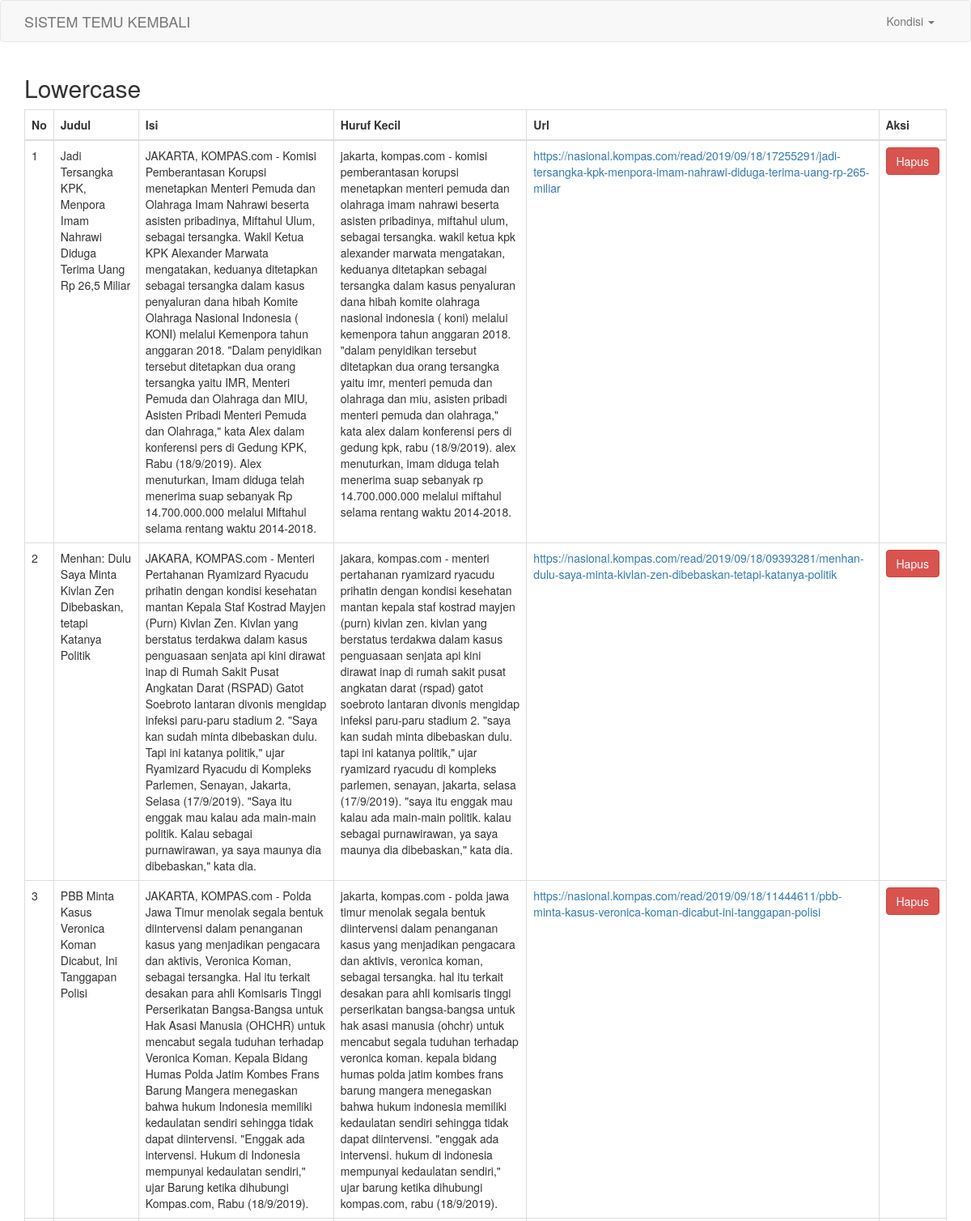
The page /lowercase.php (upper part) on the database its author committed.
### tables this page shows
CREATE TABLE `artikel` (
  `id` int(11) NOT NULL,
  `judul` varchar(100) NOT NULL,
  `isi` text NOT NULL,
  `url` varchar(250) NOT NULL
);

### lowercase.php (the view, shortened to what this page needs)
<?php
include 'koneksi.php';
include 'header.php';
?>
<!DOCTYPE html>
<html>
<head>
</head>
<body>
<section class="container">
<h2>Lowercase</h2>
<table class="table table-bordered">
	<thead>
		<tr>
			<th>No</th>
			<th>Judul</th>
			<th>Isi</th>
            <th>Huruf Kecil</th>
			<th>Url</th>
			<th>Aksi</th>
		</tr>
	</thead>
	<tbody>
	        <?php $nomor=1; ?>
			<?php $ambil=$koneksi->query("SELECT * from artikel"); ?>
			<?php while ($pecah = $ambil->fetch_assoc()){ ?>
		<tr>
			<td><?php echo $nomor; ?></td>
			<td><?php echo $pecah['judul']; ?></td>
			<td><?php echo $pecah['isi']; ?></td>
            <td><?php echo $kecil = strtolower($pecah['isi']); ?></td>
			<td>
				<a href="">
				<?php echo $pecah['url']; ?>
				</a>
			</td>
			<td>
				<a href="tabel.php?halaman=hapus&id=<?php echo $pecah['id']; ?>" class="btn btn-danger"> Hapus</a>
			</td>
		</tr>
		<?php $nomor++; ?>
		<?php } ?>
	</tbody>
</table>
</section>
</body>
</html>

### rows shown on the page
artikel: judul "Jadi Tersangka KPK, Menpora Imam Nahrawi Diduga Terima Uang Rp 26,5 Miliar", isi "JAKARTA, KOMPAS.com - Komisi Pemberantasan Korupsi menetapkan Menteri Pemuda dan Olahraga Imam Nahrawi beserta asisten pribadinya, Miftahul Ulum, sebagai tersangka. Wakil Ketua KPK Alexander Marwata mengatakan, keduanya ditetapkan sebagai tersangka dalam kasus penyaluran dana hibah Komite Olahraga Nasional Indonesia ( KONI) melalui Kemenpora tahun anggaran 2018. \"Dalam penyidikan tersebut ditetapkan dua orang tersangka yaitu IMR, Menteri Pemuda dan Olahraga dan MIU, Asisten Pribadi Menteri Pemuda dan Olahraga,\" kata Alex dalam konferensi pers di Gedung KPK, Rabu (18/9/2019). Alex menuturkan, Imam diduga telah menerima suap sebanyak Rp 14.700.000.000 melalui Miftahul selama rentang waktu…", isi "jakarta, kompas.com - komisi pemberantasan korupsi menetapkan menteri pemuda dan olahraga imam nahrawi beserta asisten pribadinya, miftahul ulum, sebagai tersangka. wakil ketua kpk alexander marwata mengatakan, keduanya ditetapkan sebagai tersangka dalam kasus penyaluran dana hibah komite olahraga nasional indonesia ( koni) melalui kemenpora tahun anggaran 2018. \"dalam penyidikan tersebut ditetapkan dua orang tersangka yaitu imr, menteri pemuda dan olahraga dan miu, asisten pribadi menteri pemuda dan olahraga,\" kata alex dalam konferensi pers di gedung kpk, rabu (18/9/2019). alex menuturkan, imam diduga telah menerima suap sebanyak rp 14.700.000.000 melalui miftahul selama rentang waktu…", url "https://nasional.kompas.com/read/2019/09/18/17255291/jadi-tersangka-kpk-menpora-imam-nahrawi-diduga-terima-uang-rp-265-miliar"
artikel: judul "Menhan: Dulu Saya Minta Kivlan Zen Dibebaskan, tetapi Katanya Politik", isi "JAKARA, KOMPAS.com - Menteri Pertahanan Ryamizard Ryacudu prihatin dengan kondisi kesehatan mantan Kepala Staf Kostrad Mayjen (Purn) Kivlan Zen. Kivlan yang berstatus terdakwa dalam kasus penguasaan senjata api kini dirawat inap di Rumah Sakit Pusat Angkatan Darat (RSPAD) Gatot Soebroto lantaran divonis mengidap infeksi paru-paru stadium 2. \"Saya kan sudah minta dibebaskan dulu. Tapi ini katanya politik,\" ujar Ryamizard Ryacudu di Kompleks Parlemen, Senayan, Jakarta, Selasa (17/9/2019). \"Saya itu enggak mau kalau ada main-main politik. Kalau sebagai purnawirawan, ya saya maunya dia dibebaskan,\" kata dia.", isi "jakara, kompas.com - menteri pertahanan ryamizard ryacudu prihatin dengan kondisi kesehatan mantan kepala staf kostrad mayjen (purn) kivlan zen. kivlan yang berstatus terdakwa dalam kasus penguasaan senjata api kini dirawat inap di rumah sakit pusat angkatan darat (rspad) gatot soebroto lantaran divonis mengidap infeksi paru-paru stadium 2. \"saya kan sudah minta dibebaskan dulu. tapi ini katanya politik,\" ujar ryamizard ryacudu di kompleks parlemen, senayan, jakarta, selasa (17/9/2019). \"saya itu enggak mau kalau ada main-main politik. kalau sebagai purnawirawan, ya saya maunya dia dibebaskan,\" kata dia.", url "https://nasional.kompas.com/read/2019/09/18/09393281/menhan-dulu-saya-minta-kivlan-zen-dibebaskan-tetapi-katanya-politik"
artikel: judul "PBB Minta Kasus Veronica Koman Dicabut, Ini Tanggapan Polisi", isi "JAKARTA, KOMPAS.com - Polda Jawa Timur menolak segala bentuk diintervensi dalam penanganan kasus yang menjadikan pengacara dan aktivis, Veronica Koman, sebagai tersangka. Hal itu terkait desakan para ahli Komisaris Tinggi Perserikatan Bangsa-Bangsa untuk Hak Asasi Manusia (OHCHR) untuk mencabut segala tuduhan terhadap Veronica Koman. Kepala Bidang Humas Polda Jatim Kombes Frans Barung Mangera menegaskan bahwa hukum Indonesia memiliki kedaulatan sendiri sehingga tidak dapat diintervensi. \"Enggak ada intervensi. Hukum di Indonesia mempunyai kedaulatan sendiri,\" ujar Barung ketika dihubungi Kompas.com, Rabu (18/9/2019).", isi "jakarta, kompas.com - polda jawa timur menolak segala bentuk diintervensi dalam penanganan kasus yang menjadikan pengacara dan aktivis, veronica koman, sebagai tersangka. hal itu terkait desakan para ahli komisaris tinggi perserikatan bangsa-bangsa untuk hak asasi manusia (ohchr) untuk mencabut segala tuduhan terhadap veronica koman. kepala bidang humas polda jatim kombes frans barung mangera menegaskan bahwa hukum indonesia memiliki kedaulatan sendiri sehingga tidak dapat diintervensi. \"enggak ada intervensi. hukum di indonesia mempunyai kedaulatan sendiri,\" ujar barung ketika dihubungi kompas.com, rabu (18/9/2019).", url "https://nasional.kompas.com/read/2019/09/18/11444611/pbb-minta-kasus-veronica-koman-dicabut-ini-tanggapan-polisi"
